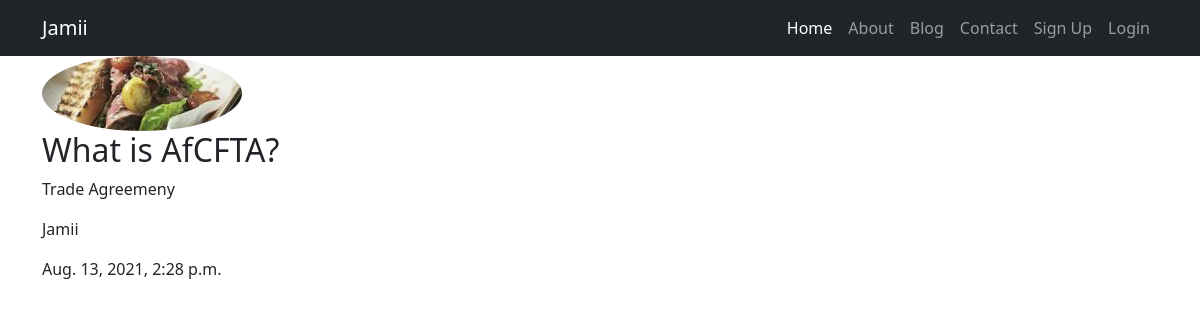
Screenshot of /blog/post/7/ with the database file from the repository.
### blog/models.py (models this page shows, shortened)
class Post(models.Model):
    title = models.CharField(max_length=100)
    content = models.TextField()
    date_posted = models.DateTimeField(default=timezone.now)
    author = models.ForeignKey(User, on_delete=models.CASCADE)

### users/models.py (models this page shows, shortened)
class Profile(models.Model):
    user = models.OneToOneField(User, on_delete=models.CASCADE)
    image = models.ImageField(default='default.jpg', upload_to='profile_pics')

### blog/views.py (the view)
# urls.py: path('post/<int:pk>/', PostDetailView.as_view(), name='post-detail'),
class PostDetailView(DetailView):
    model = Post

### blog/templates/blog/post_detail.html (shortened to what this page needs)
{% extends 'blog/base.html' %}
{% block content %}
    <img class="rounded-circle" src="{{ object.author.profile.image.url }}"/>
        <h2>{{ object.title }}</h2>
        <p>{{ object.content }}</p>
        <p><a href="{% url 'user-posts' object.author.username %}"></a>{{ object.author }}</p>
        <p>{{ object.date_posted }}</p>
{% endblock content %}

### rows the page displays
Post: author.profile.image (picture), title "What is AfCFTA?", content "Trade Agreemeny", author "Jamii", date_posted "Aug. 13, 2021, 2:28 p.m."
